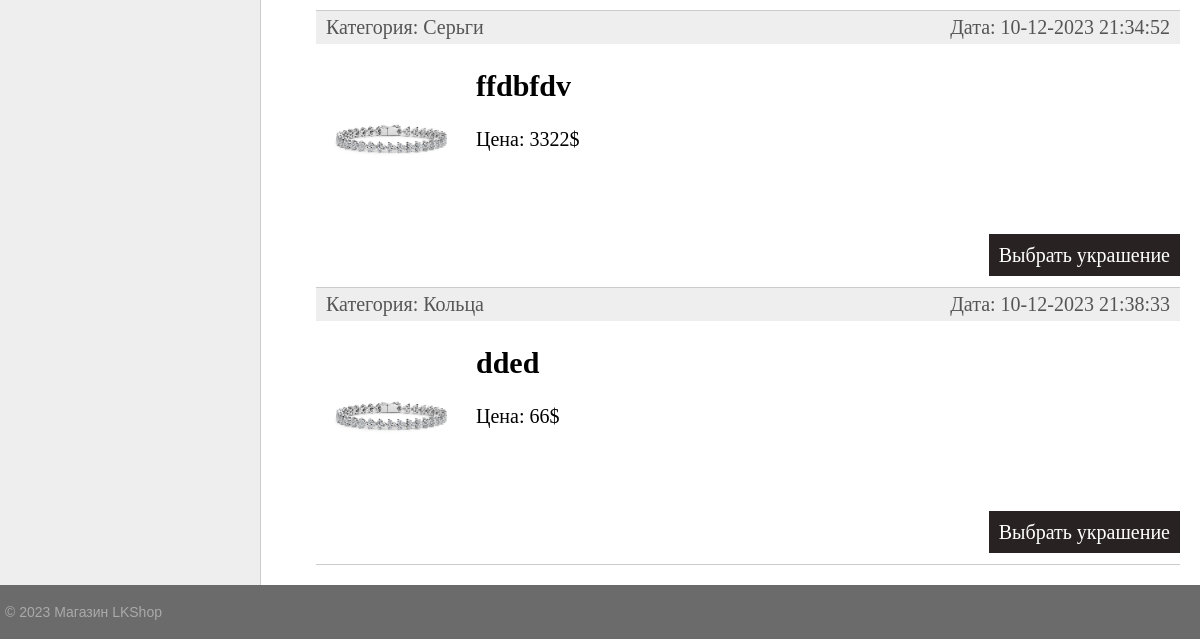
Before: / (lower part) with the older database file.
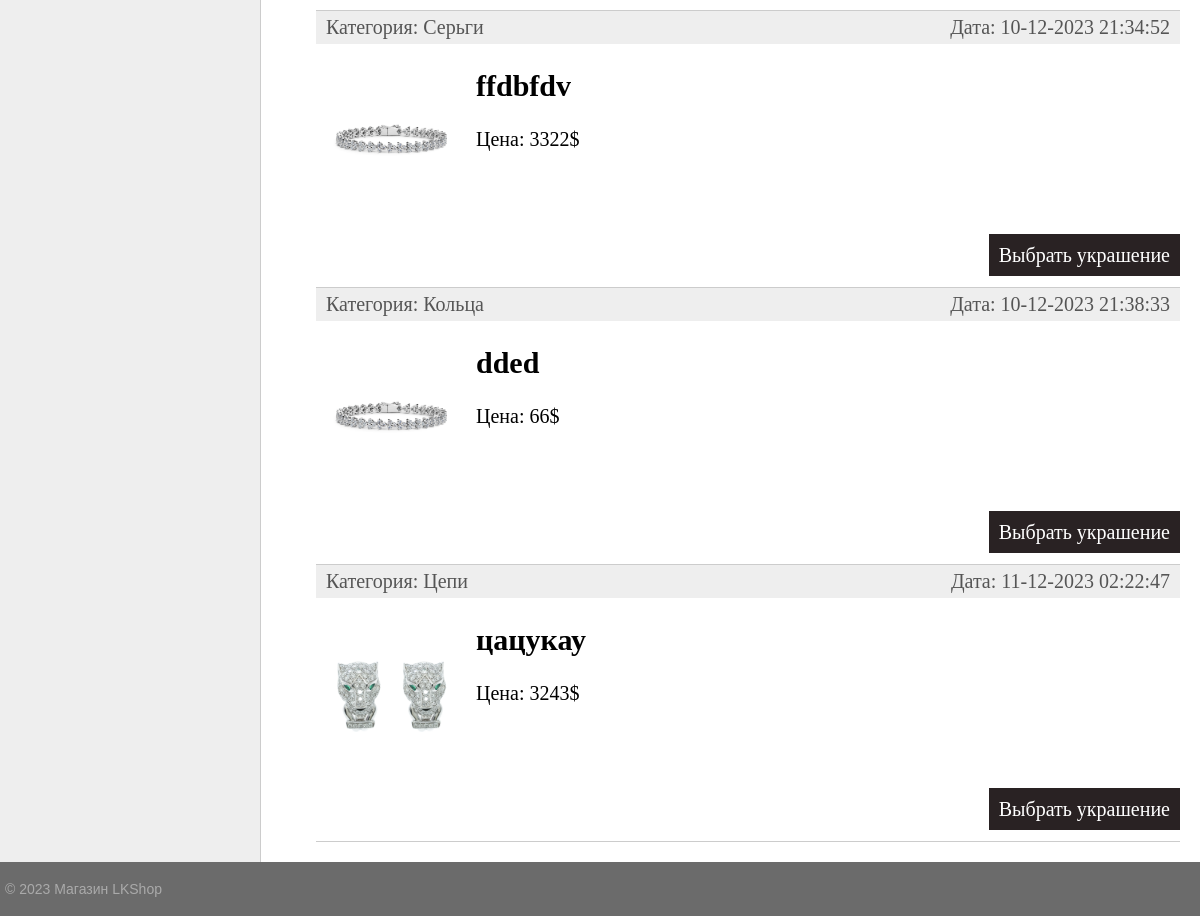
After: the same page with the newer database file.
### product/models.py (models this page shows, shortened)
class Product(models.Model):
    name = models.CharField(max_length=255, verbose_name='Название')
    slug = models.SlugField(verbose_name='URL', max_length=255, unique=True, db_index=True)
    cost = models.IntegerField()
    articul = models.IntegerField()
    weight = models.FloatField(default=10, verbose_name='Вес')
    material = models.CharField(max_length=100, null=True, verbose_name='Материал')
    description = models.TextField(blank=True, verbose_name='Описание')
    photo = models.ImageField(upload_to="photos/%Y/%m/%d/", verbose_name='Фото')
    time_create = models.DateTimeField(auto_now_add=True, verbose_name='Время создания')
    time_update = models.DateTimeField(auto_now=True)
    is_published = models.BooleanField(default=True, verbose_name='Публикация')
    cat = models.ForeignKey('Category', on_delete=models.PROTECT, null = True)
    def get_absolute_url(self):
        return reverse('jewelry', kwargs={'jewelry_slug': self.slug})
    class Meta:
        verbose_name = 'Украшения'
        verbose_name_plural = 'Украшения'
        ordering =['time_create', 'name']

class Category(models.Model):
    name = models.CharField(max_length=100, db_index= True, verbose_name="Категория")
    slug = models.SlugField(verbose_name='URL', max_length=255, unique=True, db_index=True)
    def __str__(self):
        return self.name
    def get_absolute_url(self):
        return reverse('category', kwargs={'cat_slug': self.slug})
    class Meta:
        verbose_name = 'Категория'
        verbose_name_plural = 'Категории'
        ordering =['id']

### product/views.py (the view)
# urls.py: path('', ProductHome.as_view(), name='home'),
class ProductHome(DataMixin, ListView):
    model = Product
    template_name = 'product/index.html'
    context_object_name = 'jewelries'
    def get_context_data(self, *, object_list=None, **kwargs):
        cats = Category.objects.all()
        context = super().get_context_data(**kwargs)
        c_def = self.get_user_context(title="Главная страница")
        return dict(list(context.items()) + list(c_def.items()))
    def get_queryset(self):
        return Product.objects.filter(is_published=True)

### product/utils.py (called while the page is built)
    def get_user_context(self, **kwargs):
        context = kwargs
        cats = Category.objects.all()
        context['menu'] = menu
        context['cats']=cats
        if 'cat_selected' not in context:
            context['cat_selected'] = 0
        return context

### product/templates/product/index.html (shortened to what this page needs)
{% extends 'product/base.html' %}
{% block content %}
<ul class="list-articles">
	{% for j in jewelries %}
			<li><div class="article-panel">
	<p class="first">Категория: {{j.cat}}</p>
	<p class="last">Дата: {{j.time_update|date:"d-m-Y H:i:s"}}</p>
</div>
{% if j.photo %}
	<p><img class="img-article-left thumb" src="{{j.photo.url}}"></p>
{% endif %}
					<h2>{{j.name}}</h2>
		{% autoescape on %}
		<p> Цена: {{j.cost}}$</p>
		{% endautoescape %}
				<p class="link-read-post"><a href="{{ j.get_absolute_url }}">Выбрать украшение</a></p>
				</li>
		{% endfor %}
</ul>
{% endblock %}

Changed rows visible on the page:
added Product: cat "Цепи", time_update "11-12-2023 02:22:47", photo (picture), name "цацукау", cost "3243"
